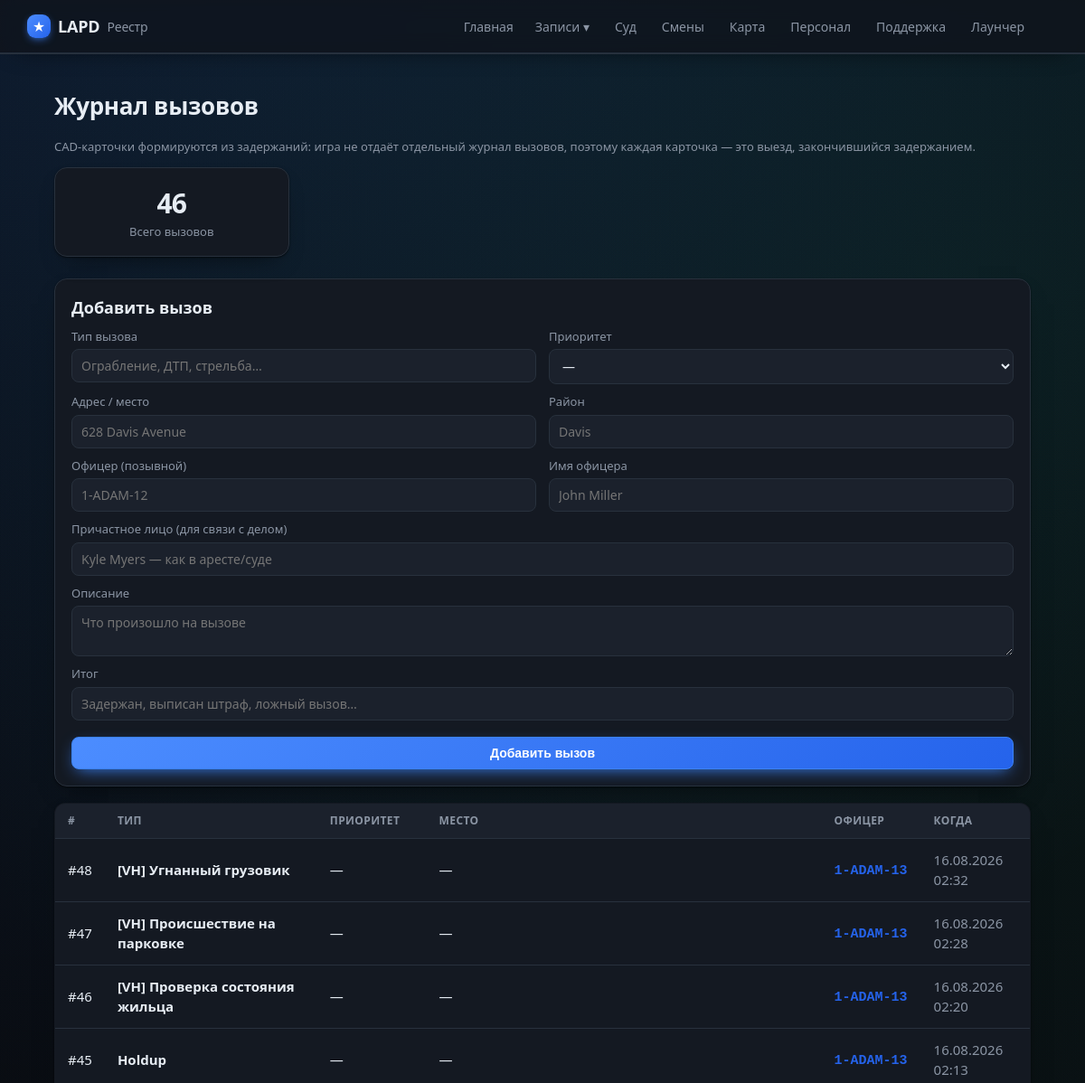
Page /callouts (upper part) on the earlier database version.
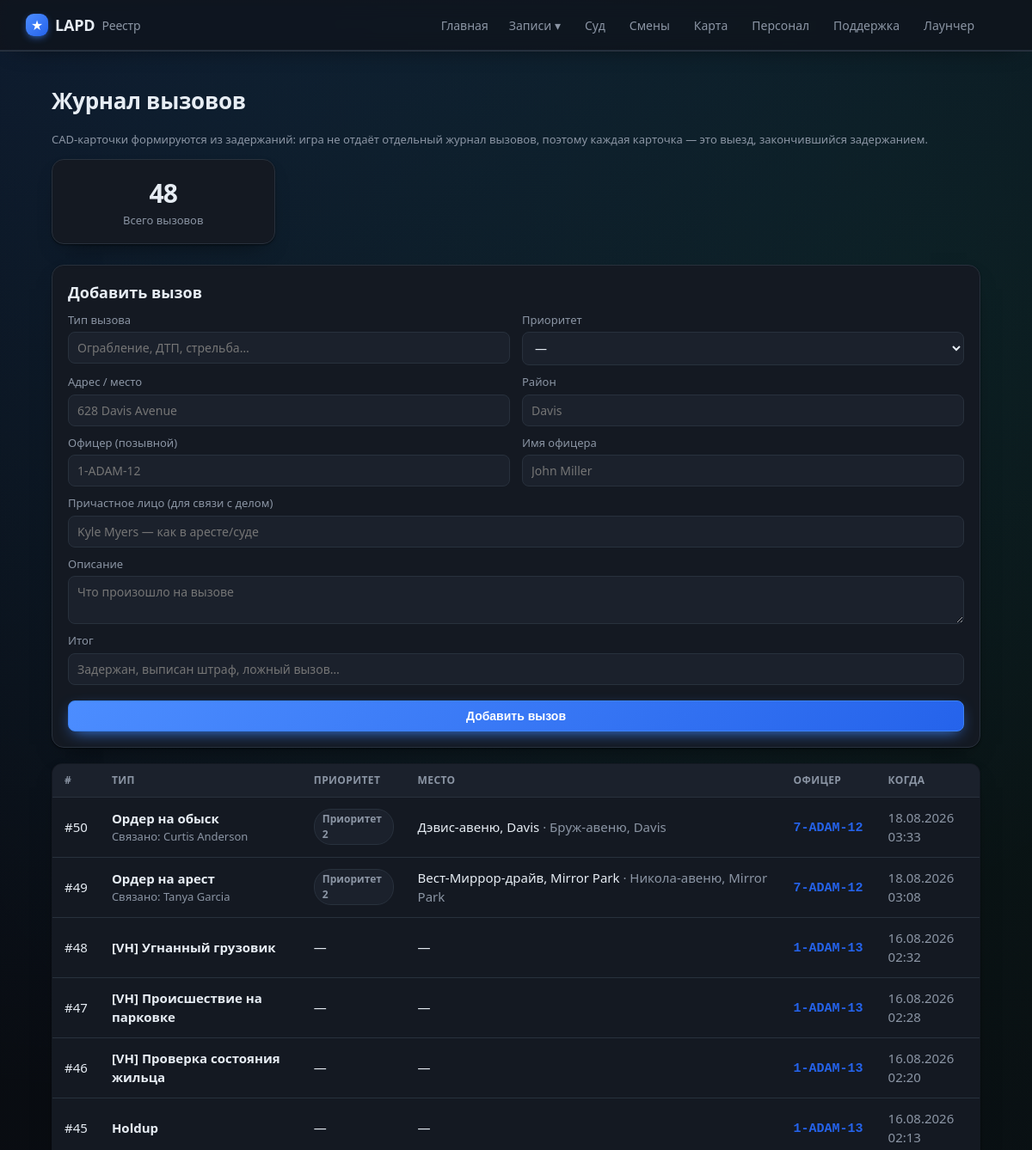
Same page on the later database version.
### tables this page shows
CREATE TABLE callouts (
                id INTEGER PRIMARY KEY AUTOINCREMENT,
                external_id TEXT UNIQUE,
                officer_id INTEGER,
                callout_type TEXT,
                priority TEXT,
                location TEXT,
                zone TEXT,
                description TEXT,
                outcome TEXT,
                occurred_at TEXT
            , suspect_name TEXT, pos_x REAL, pos_y REAL);

CREATE TABLE officers (
                id INTEGER PRIMARY KEY AUTOINCREMENT,
                callsign TEXT UNIQUE NOT NULL,
                name TEXT
            , current_status TEXT, status_since TEXT, rank TEXT, department TEXT, discord TEXT, is_admin INTEGER);

### app/main.py (the view, shortened to what this page needs)
@app.route("/callouts", methods=["GET", "POST"])
def callouts():
    is_static = os.environ.get("STATIC_EXPORT") == "1"
    officers = db.list_officers_with_stats()
    return render_template("callouts.html", callouts=db.list_callouts(300), officers=officers)

### app/db.py (called while the page is built)
def fmt_dt(iso):
    try:
        dt = datetime.datetime.fromisoformat(iso)
        return dt.strftime("%d.%m.%Y %H:%M")
    except Exception:
        return iso or "—"

@contextmanager
def get_conn():
    conn = sqlite3.connect(config.DB_PATH)
    conn.row_factory = sqlite3.Row
    try:
        yield conn
        conn.commit()
    finally:
        conn.close()

def status_info(code):
    return DUTY_STATUS.get(code, {"ru": "Не на службе", "cls": "off"})

def _row_to_callout(r):
    d = dict(r)
    d["priority_ru"] = CALLOUT_PRIORITY_RU.get(r["priority"], r["priority"] or "—")
    d["occurred_fmt"] = fmt_dt(r["occurred_at"]) if r["occurred_at"] else "—"
    ext = r["external_id"] or str(r["id"])
    try:
        num = int("".join(ch for ch in ext if ch.isdigit())[:8] or "0") % 900000 + 100000
    except Exception:
        num = 100000 + (r["id"] or 0)
    d["callout_no"] = f"CAD-{num}"
    return d

def staff_label(value):
    return STAFF_LABELS.get(value, value)

### app/templates/callouts.html (shortened to what this page needs)
{% extends "base.html" %}
{% block content %}
<h1>Журнал вызовов</h1>
<p class="muted small">CAD-карточки формируются из задержаний: игра не отдаёт отдельный журнал вызовов,
  поэтому каждая карточка — это выезд, закончившийся задержанием.</p>
<section class="stats">
  <div class="stat"><div class="num">{{ callouts|length }}</div><div class="lbl">Всего вызовов</div></div>
</section>
{% if not static_export %}
<div class="card" style="margin-bottom:18px">
  <h2 style="margin-top:0">Добавить вызов</h2>
  <form method="post" class="callout-form">
    <div class="cf-row">
      <label>Тип вызова
        <input name="callout_type" list="ctypes" placeholder="Ограбление, ДТП, стрельба…" required></label>
      <label>Приоритет
        <select name="priority">
          <option value="">—</option>
        </select></label>
    </div>
    <div class="cf-row">
      <label>Адрес / место<input name="location" placeholder="628 Davis Avenue"></label>
      <label>Район<input name="zone" placeholder="Davis"></label>
    </div>
    <div class="cf-row">
      <label>Офицер (позывной)
        <input name="callsign" list="offs" placeholder="1-ADAM-12"></label>
      <label>Имя офицера<input name="officer_name" placeholder="John Miller"></label>
    </div>
    <label>Причастное лицо (для связи с делом)
      <input name="suspect_name" placeholder="Kyle Myers — как в аресте/суде"></label>
    <label>Описание<textarea name="description" rows="2" placeholder="Что произошло на вызове"></textarea></label>
    <label>Итог<input name="outcome" placeholder="Задержан, выписан штраф, ложный вызов…"></label>
    <button class="btn primary" type="submit">Добавить вызов</button>
  </form>
</div>
{% endif %}
{% if callouts %}
<table class="tbl">
  <thead><tr><th>#</th><th>Тип</th><th>Приоритет</th><th>Место</th><th>Офицер</th><th>Когда</th></tr></thead>
  <tbody>
  {% for c in callouts %}
    <tr onclick="location='{{ url_for('callout_view', cid=c.id) }}'">
      <td><a class="row-link" href="{{ url_for('callout_view', cid=c.id) }}" onclick="event.stopPropagation()">#{{ c.id }}</a></td>
      <td><b>{{ c.callout_type or '—' }}</b>
        {% if c.suspect_name %}<div class="muted small">Связано: <a href="{{ url_for('file_view', name=c.suspect_name) }}" onclick="event.stopPropagation()">{{ c.suspect_name }}</a></div>{% endif %}</td>
      <td>{% if c.priority %}<span class="tag {{ 'wanted' if c.priority=='1' }}">{{ c.priority_ru }}</span>{% else %}—{% endif %}</td>
      <td>{% if c.location or c.zone %}<a href="{{ url_for('game_map', zone=c.zone or c.location) }}" onclick="event.stopPropagation()">{{ c.location or c.zone }}</a>{% if c.zone and c.location %} <span class="muted">· {{ c.zone }}</span>{% endif %}{% else %}—{% endif %}</td>
      <td>{% if c.callsign %}<a class="cs" href="{{ url_for('officer_view', callsign=c.callsign) }}" onclick="event.stopPropagation()">{{ c.callsign }}</a>{% else %}—{% endif %}</td>
      <td class="muted">{{ c.occurred_fmt }}</td>
    </tr>
  {% endfor %}
  </tbody>
</table>
{% else %}
  <p class="empty">Вызовов пока нет<span class="empty-sub">Появятся после игры.{% if not static_export %} Или добавь первый через форму выше.{% endif %}</span></p>
{% endif %}
{% endblock %}

Differences in the rows shown:
added callouts: id "50", callout_type "Ордер на обыск", suspect_name "Curtis Anderson", priority_ru "Приоритет 2", location "Дэвис-авеню, Davis", zone "Бруж-авеню, Davis", callsign "7-ADAM-12", occurred_fmt "18.08.2026 03:33"
added callouts: id "49", callout_type "Ордер на арест", suspect_name "Tanya Garcia", priority_ru "Приоритет 2", location "Вест-Миррор-драйв, Mirror Park", zone "Никола-авеню, Mirror Park", callsign "7-ADAM-12", occurred_fmt "18.08.2026 03:08"
Other differences:
{{ callouts|length }}: "46" → "48"
